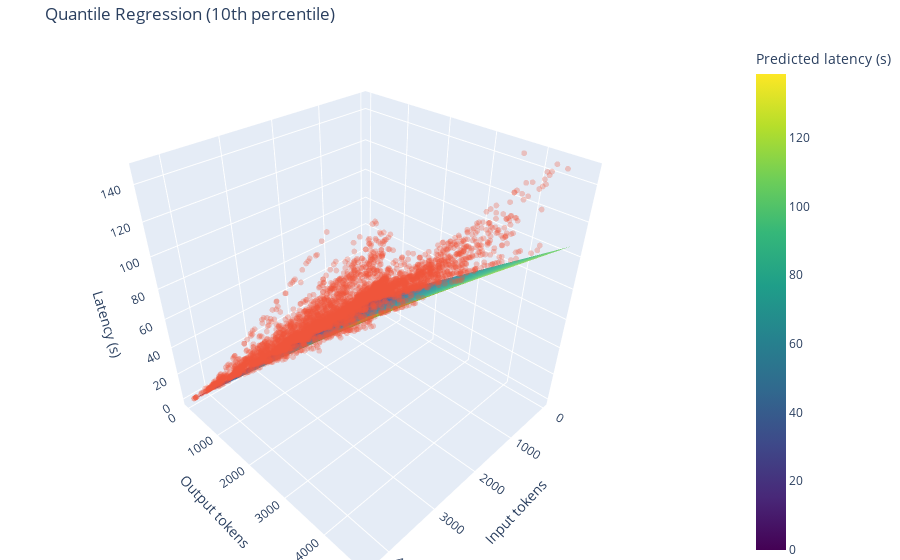

The notebook cell saved with this chart:
### Code cell
fig.show()

### Figure 1 — Plotly figure (JSON) as saved in the notebook; plotly's stock layout.template omitted (floating-point values rounded to 4 significant figures; data arrays with more than 128 entries replaced by an {"elided": "..."} marker saying what was removed)
{"data": [{"colorbar": {"title": {"text": "Predicted latency (s)"}}, "colorscale": [[0, "#440154"], [0.1111, "#482878"], [0.2222, "#3e4989"], [0.3333, "#31688e"], [0.4444, "#26828e"], [0.5556, "#1f9e89"], [0.6667, "#35b779"], [0.7778, "#6ece58"], [0.8889, "#b5de2b"], [1, "#fde725"]], "name": "Fitted surface", "opacity": 0.85, "showscale": true, "type": "surface", "x": {"elided": "60x60 float values"}, "y": {"elided": "60x60 float values"}, "z": {"elided": "60x60 float values"}}, {"marker": {"opacity": 0.3, "size": 2}, "mode": "markers", "name": "Observed", "type": "scatter3d", "x": {"elided": "5000 int values"}, "y": {"elided": "5000 int values"}, "z": {"elided": "5000 float values"}}], "layout": {"margin": {"b": 0, "l": 0, "r": 0, "t": 40}, "scene": {"xaxis": {"title": {"text": "Input tokens"}}, "yaxis": {"title": {"text": "Output tokens"}}, "zaxis": {"title": {"text": "Latency (s)"}}}, "title": {"text": "Quantile Regression (10th percentile)"}}}
